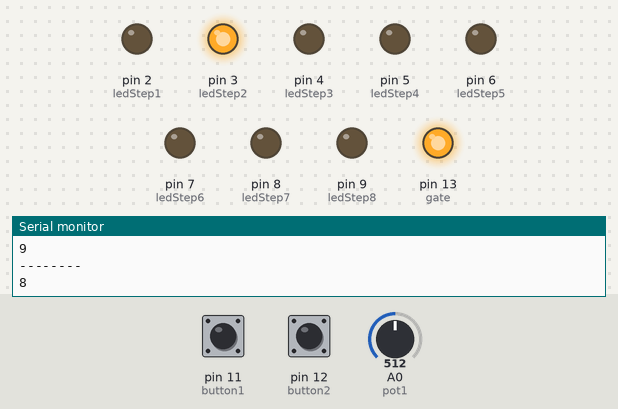
Recording of a sketch running on a simulated Arduino Uno, built with avr-gcc and run on an emulated ATmega328P. Parts: output pins drawn as LEDs (lit = HIGH), the last lines printed to the serial monitor. Dashed ring = blinking. The test bench sets the inputs (shaded band); at power-on: A0 (pot1) = 512, pin 11 (button1) HIGH, pin 12 (button2) HIGH. Random numbers use the default seed unless the sketch sets one.

Above: at 1.2 s.
1.3 s: A0 (pot1) set to 494
At 3.04 s:
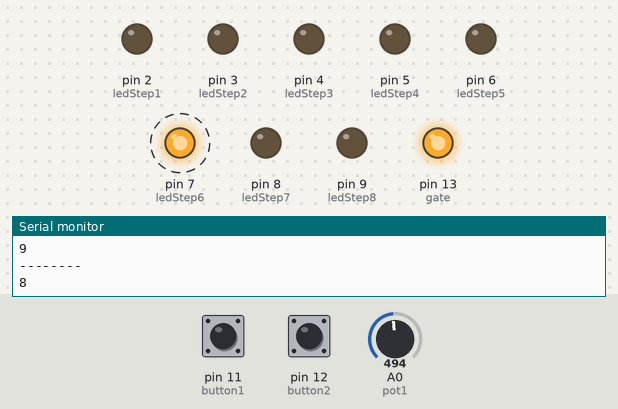
At 3.8 s:
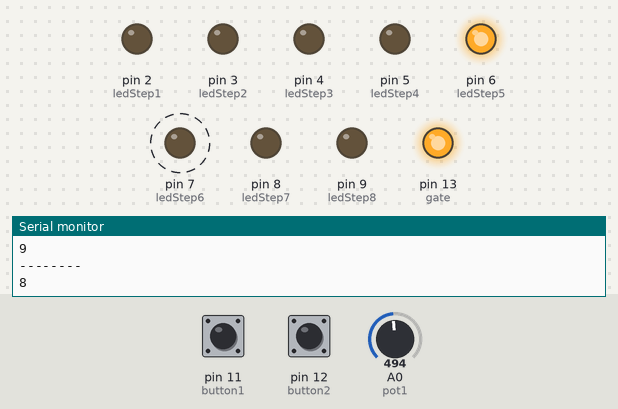
4.3 s: pin 11 (button1) pulled LOW for 0.55 s
7.3 s: pin 11 (button1) pulled LOW for 1 s
At 8.07 s:
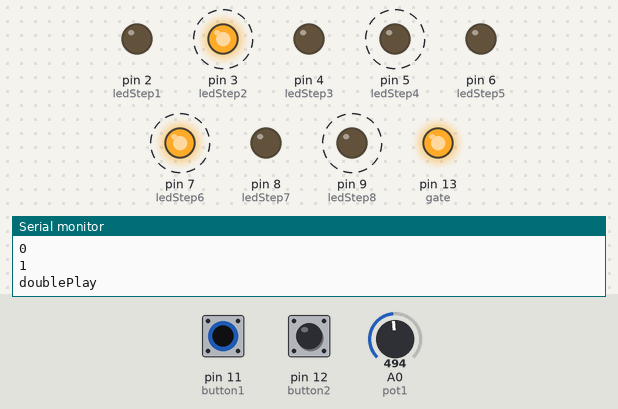
10.3 s: pin 12 (button2) pulled LOW for 0.55 s
13.3 s: A0 (pot1) set to 265
16.3 s: A0 (pot1) set to 239
At 16.83 s:
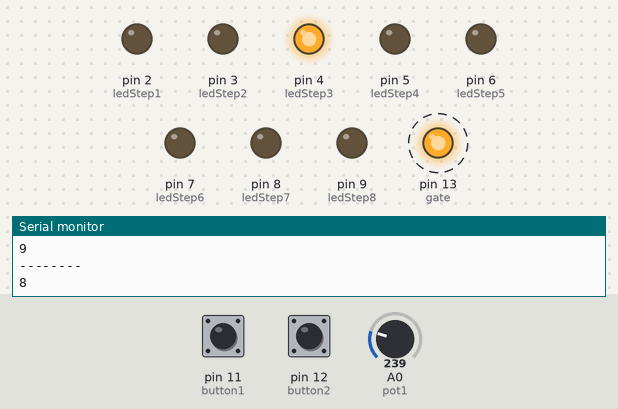
Timing chart, 0 to 20.3 s (numbered marks = the images above; inputs shaded):
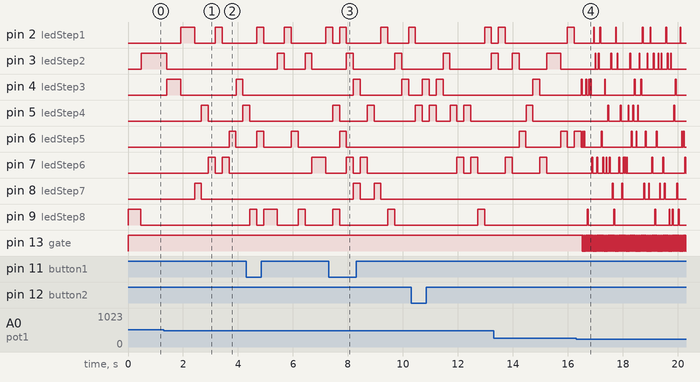

The sketch:

sequencer.ino
```cpp
#define ARRAYSIZE(x) (sizeof(x)/sizeof(*x))

const int ledStep1 = 2;
const int ledStep2 = 3;
const int ledStep3 = 4;
const int ledStep4 = 5;

const int ledStep5 = 6;
const int ledStep6 = 7;
const int ledStep7 = 8;
const int ledStep8 = 9;

const int gate = 13;

const int button1 = 11;
const int button2 = 12;
const int pot1 = A0;

int stepArray[] = {ledStep1, ledStep2, ledStep3, ledStep4, ledStep5, ledStep6, ledStep7, ledStep8};
int randArray[8];
//int stepArray[5] = {ledStep1, ledStep2, ledStep3, ledStep4};


int beat = 90;
int curvalue = -1;

int stepCounter = 0;

int mode = 0;

void setup() {
  // put your setup code here, to run once:
  pinMode(ledStep1, OUTPUT);
  pinMode(ledStep2, OUTPUT);
  pinMode(ledStep3, OUTPUT);
  pinMode(ledStep4, OUTPUT);
  pinMode(ledStep5, OUTPUT);
  pinMode(ledStep6, OUTPUT);
  pinMode(ledStep7, OUTPUT);
  pinMode(ledStep8, OUTPUT);
  pinMode(gate, OUTPUT);
  pinMode(button1, INPUT);
  pinMode(button2, INPUT);
  pinMode(pot1, INPUT);

  Serial.begin(9600);
}

void turnAllOff() {
  for ( int i= 0; i <= 7; i++ ) {
    digitalWrite(stepArray[i], LOW);
  }
  digitalWrite(gate, LOW);
}

void regularPlay() {
  Serial.println("regularPlay");
  turnAllOff();
  digitalWrite(stepArray[stepCounter], HIGH);
  digitalWrite(gate, HIGH);

  stepCounter++;
  if ( stepCounter >= 8 ) {
    stepCounter = 0;
  }
}

void reversePlay() {
  Serial.println("reversePlay");
  turnAllOff();
  digitalWrite(stepArray[stepCounter], HIGH);
  digitalWrite(gate, HIGH);

  stepCounter--;
  if ( stepCounter <= -1 ) {
    stepCounter = 7;
  }
}

void doublePlay() {
  Serial.println("doublePlay");
  turnAllOff();

  digitalWrite(stepArray[stepCounter], HIGH);
  digitalWrite(stepArray[stepCounter+4], HIGH);
  digitalWrite(gate, HIGH);

  stepCounter++;
  if ( stepCounter >= 4 ) {
    stepCounter = 0;
  }
}

void randomPlay() {
  Serial.println("randomPlay");
  turnAllOff();
  if ( stepCounter == 0 ) {
     for( int i = 0 ; i < 8 ; ++i ){
      randArray[ i ] = stepArray[ i ];
    }
  }
  for( int i = 0 ; i < 8 ; ++i ){
    Serial.println(randArray[i]);
  }
  Serial.println("--------");
  Serial.println(ARRAYSIZE(randArray) );
  int arr_access = randArray[random(0, 8)];
  digitalWrite( arr_access, HIGH);
  digitalWrite(gate, HIGH);
  //remove_element(arr_access
  stepCounter++;
  if ( stepCounter >= 8 ) {
    stepCounter = 0;
  }
}


int modeSelect() {
  boolean b1 = digitalRead(button1);
  boolean b2 = digitalRead(button2);
  int md = 0;
  Serial.println(b1);
  Serial.println(b2);
  if ( b1 == 0 && b2 == 0 ) {
    //Serial.println("regularPlay");
    md = 0;
  } else if ( b1 == 1 && b2 == 0 ) {
    //Serial.println("reversePlay");
    md = 1;
  } else if ( b1 == 0 && b2 == 1 ) {
    //Serial.println("doublePlay");
    md = 2;
  } else if ( b1 == 1 && b2 == 1 ) {
    md = 3;
  }

  return md;

}

void loop() {
  beat = 30 + 220*(analogRead(pot1)/256);
  mode = modeSelect();
//  mode = 0;
  //Serial.println(stepCounter);
  //Serial.println(mode);
  //Serial.println(analogRead(pot1));
//  Serial.print("\n");
   //Serial.println(beat);
  if ( mode == 0) {
    //Serial.println("Regular play");
    regularPlay();
  } else if ( mode == 1 ) {
    //Serial.println("Alternate play");
    reversePlay();
  } else if ( mode == 2 ) {
    doublePlay();
  } else if ( mode == 3 ) {
    randomPlay();
  }
//  Serial.println(digitalRead(button1));
//  Serial.println(digitalRead(button2));
//  Serial.println(mode);
  //Serial.println(stepArray[stepCounter]);
  delay(beat);
}
```

Measured:
- the behaviour switches between 512 and 511 on A0 (pot1) (found by bisection; images 0 and 1)
- the behaviour switches between 256 and 255 on A0 (pot1) (found by bisection; images 3 and 4)
- after the input at 1.3 s, pin 6 (ledStep5): LOW → HIGH after 2.4 s, → LOW 0.25 s later
- after the input at 7.3 s, pin 6 (ledStep5): LOW → HIGH after 0.40 s, → LOW 0.25 s later
- after the input at 16.3 s, pin 13 (gate): alternates HIGH for 0.03 s and LOW for 0.03 s, starting after 0.22 s
